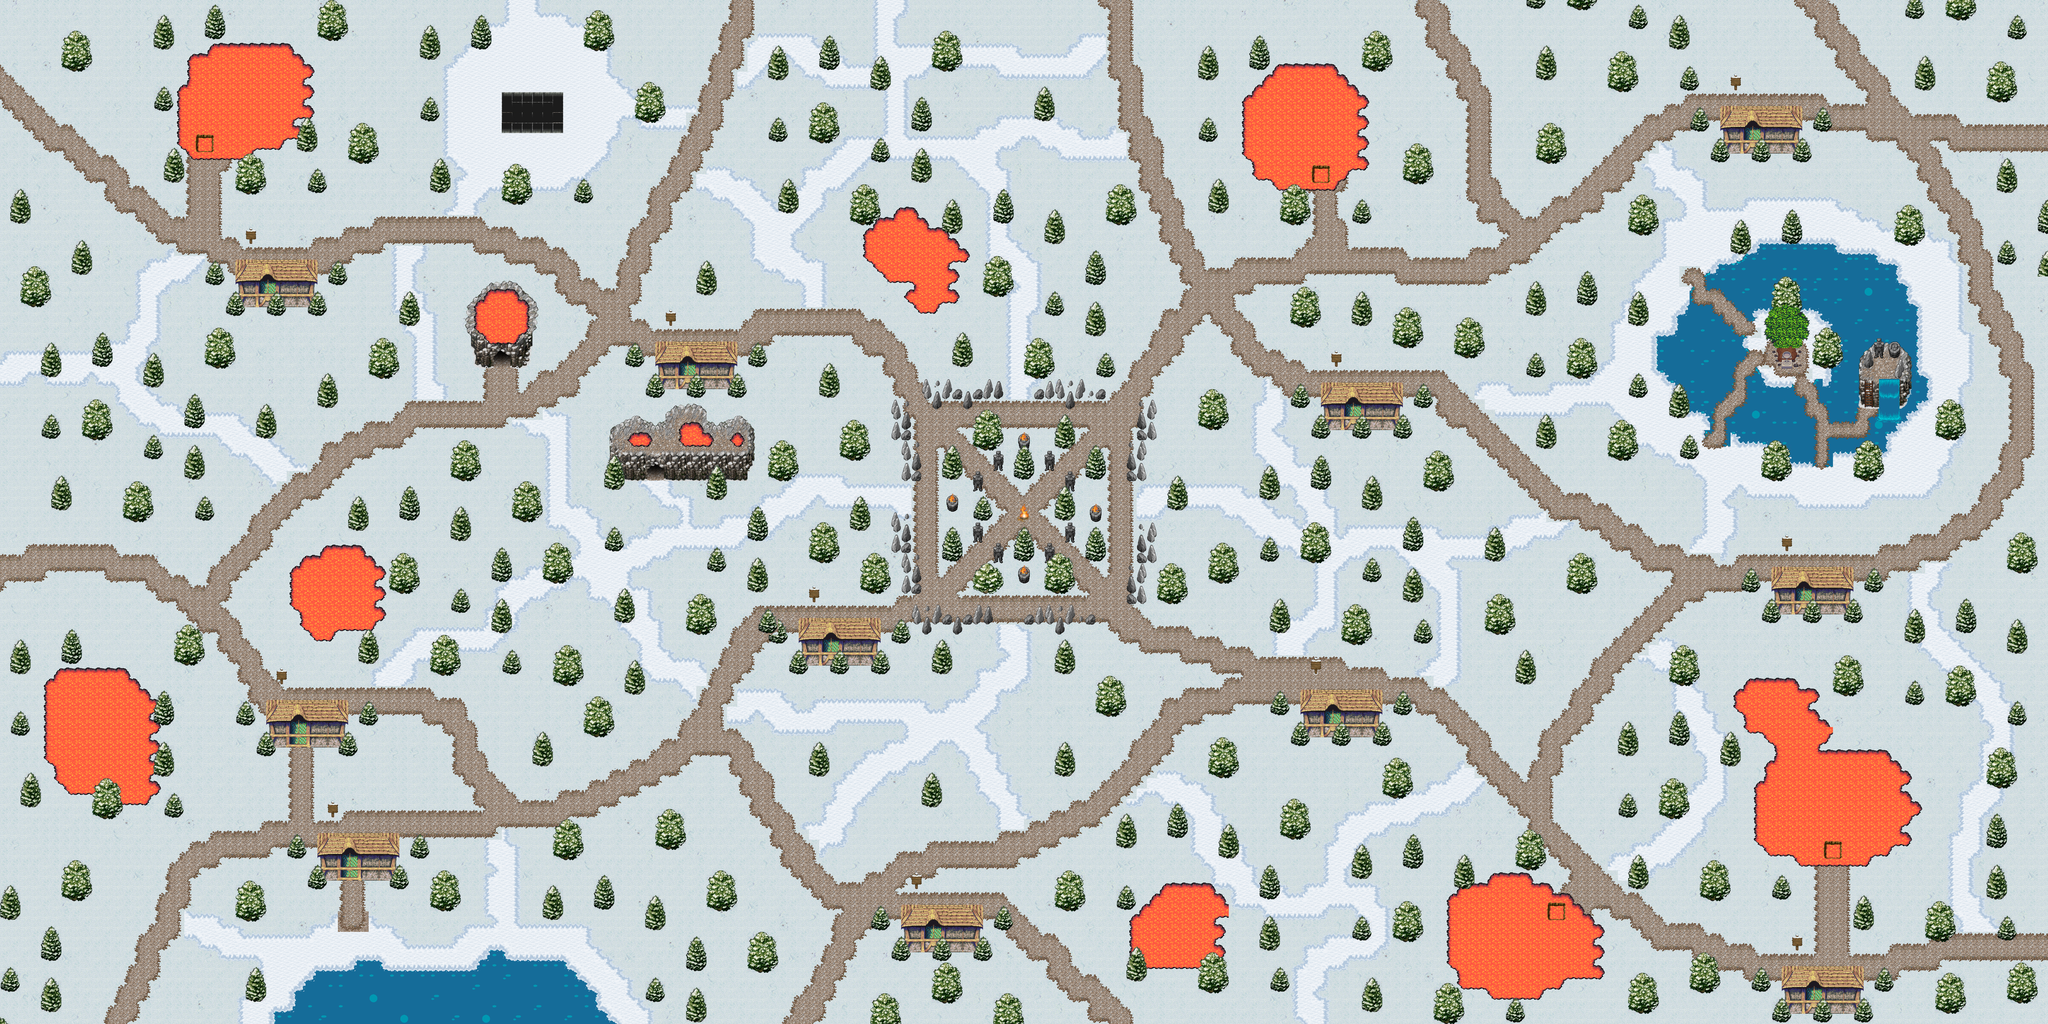

Below is a game level as drawn by its tile map, then a one-line description and the .tmx that defines it (tile-layer data replaced by summaries):
An orthogonal 200x100 tile map with 32x32 px tiles, 11 tile layers (ground, Water, path, Rocks, ...), 9 tilesets.

<map version="1.8" tiledversion="1.8.4" orientation="orthogonal" renderorder="right-down" width="200" height="100" tilewidth="32" tileheight="32" infinite="0" nextlayerid="20" nextobjectid="1">
 <tileset firstgid="1" name="Mountain" tilewidth="32" tileheight="32" tilecount="256" columns="16">
  <image source="Mountain.png" width="512" height="512" />
 </tileset>
 <tileset firstgid="257" name="snow" tilewidth="32" tileheight="32" tilecount="256" columns="16">
  <image source="snow.png" width="512" height="512" />
  <tile id="10" probability="0.995" />
  <tile id="11" probability="0.995" />
  <tile id="12" probability="0.01" />
  <tile id="13" probability="0.01" />
  <tile id="14" probability="0.01" />
  <tile id="15" probability="0.01" />
  <tile id="26" probability="0.01" />
  <tile id="27" probability="0.005" />
  <tile id="28" probability="0.005" />
  <tile id="29" probability="0.01" />
  <tile id="30" probability="0.005" />
  <tile id="31" probability="0.01" />
  <tile id="42" probability="0.01" />
  <tile id="43" probability="0.005" />
  <tile id="58" probability="0.01" />
  <wangsets>
   <wangset name="ground" type="mixed" tile="62">
    <wangcolor name="" color="#ff0000" tile="-1" probability="1" />
    <wangtile tileid="45" wangid="0,0,1,1,1,0,0,0" />
    <wangtile tileid="46" wangid="0,0,1,1,1,1,1,0" />
    <wangtile tileid="47" wangid="0,0,0,0,1,1,1,0" />
    <wangtile tileid="59" wangid="1,1,1,1,1,1,1,0" />
    <wangtile tileid="60" wangid="1,0,1,1,1,1,1,1" />
    <wangtile tileid="61" wangid="1,1,1,1,1,0,0,0" />
    <wangtile tileid="62" wangid="1,1,1,1,1,1,1,1" />
    <wangtile tileid="63" wangid="1,0,0,0,1,1,1,1" />
    <wangtile tileid="75" wangid="1,1,1,1,1,0,1,1" />
    <wangtile tileid="76" wangid="1,1,1,0,1,1,1,1" />
    <wangtile tileid="77" wangid="1,1,1,0,0,0,0,0" />
    <wangtile tileid="78" wangid="1,1,1,0,0,0,1,1" />
    <wangtile tileid="79" wangid="1,0,0,0,0,0,1,1" />
   </wangset>
  </wangsets>
 </tileset>
 <tileset firstgid="513" name="Woods" tilewidth="32" tileheight="32" tilecount="256" columns="16">
  <image source="Woods.png" width="512" height="512" />
 </tileset>
 <tileset firstgid="769" source="Terrains.tsx" />
 <tileset firstgid="1793" source="snow.tsx" />
 <tileset firstgid="2049" source="water.tsx" />
 <tileset firstgid="2305" source="seasons.tsx" />
 <tileset firstgid="2497" source="grass.tsx" />
 <tileset firstgid="2689" source="build_atlas.tsx" />
 <layer id="1" name="ground" width="200" height="100" locked="1">
  <data>[20000 cells, 20000 non-empty, 15 distinct tile ids]</data>
 </layer>
 <layer id="12" name="Water" width="200" height="100">
  <data>[20000 cells, 882 non-empty, 17 distinct tile ids]</data>
 </layer>
 <layer id="18" name="path" width="200" height="100">
  <data>[20000 cells, 7033 non-empty, 26 distinct tile ids]</data>
 </layer>
 <layer id="13" name="Rocks" width="200" height="100">
  <data>[20000 cells, 221 non-empty, 89 distinct tile ids]</data>
 </layer>
 <layer id="8" name="StoneSculptures" width="200" height="100" locked="1">
  <data>[20000 cells, 151 non-empty, 16 distinct tile ids]</data>
 </layer>
 <layer id="7" name="Fire" width="200" height="100" locked="1">
  <data>[20000 cells, 12 non-empty, 4 distinct tile ids]</data>
 </layer>
 <layer id="9" name="Houses" width="200" height="100">
  <data>[20000 cells, 432 non-empty, 40 distinct tile ids]</data>
 </layer>
 <layer id="11" name="LavaPools" width="200" height="100" locked="1">
  <data>[20000 cells, 1093 non-empty, 12 distinct tile ids]</data>
 </layer>
 <layer id="6" name="Trees" width="200" height="100">
  <data>[20000 cells, 2661 non-empty, 54 distinct tile ids]</data>
 </layer>
 <layer id="19" name="caverna" width="200" height="100">
  <data>[20000 cells, 60 non-empty, 24 distinct tile ids]</data>
 </layer>
 <layer id="14" name="onRock" width="200" height="100">
  <data>[20000 cells, 110 non-empty, 53 distinct tile ids]</data>
 </layer>
</map>
